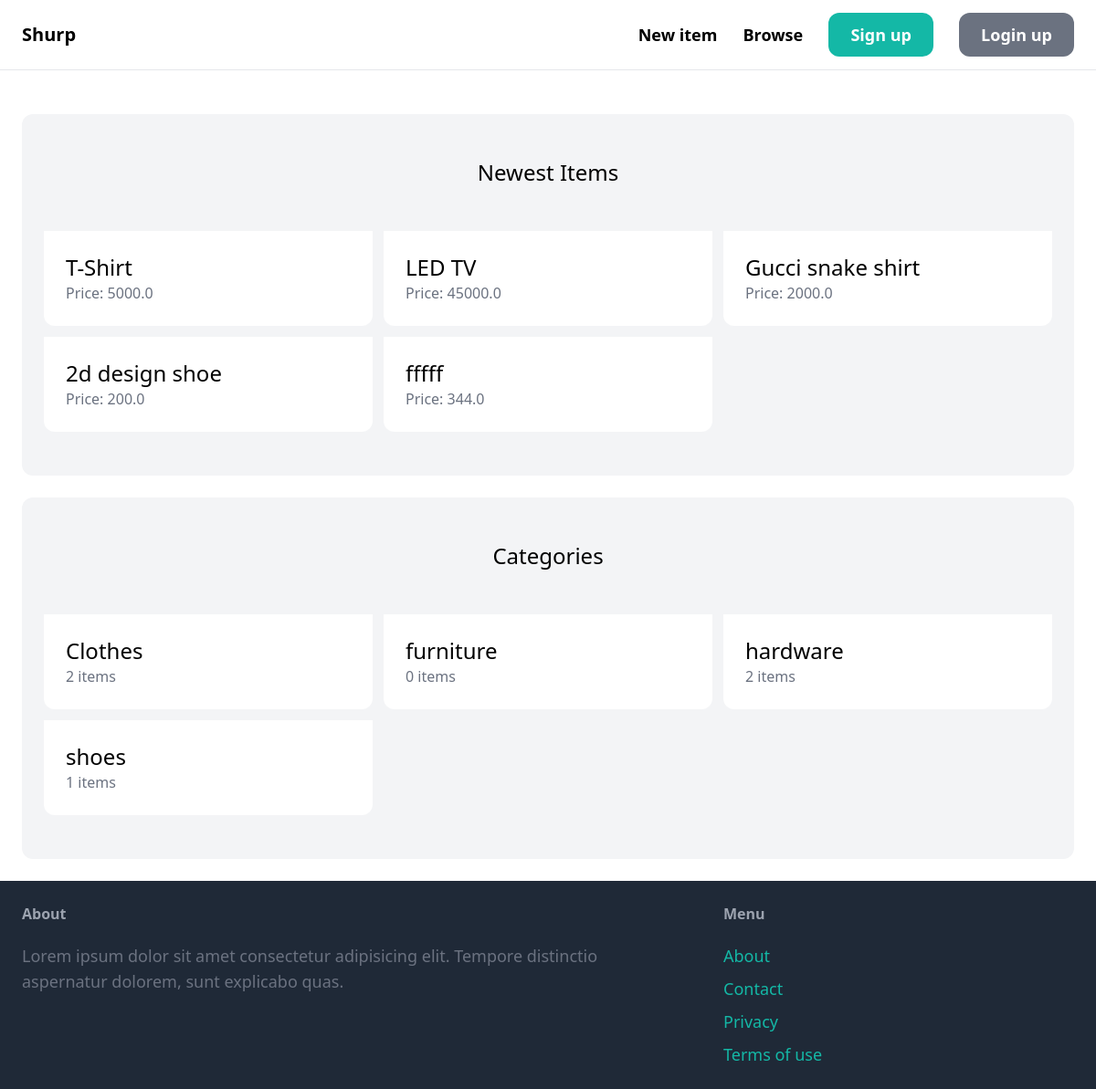
/, run on an earlier commit of the app's database.
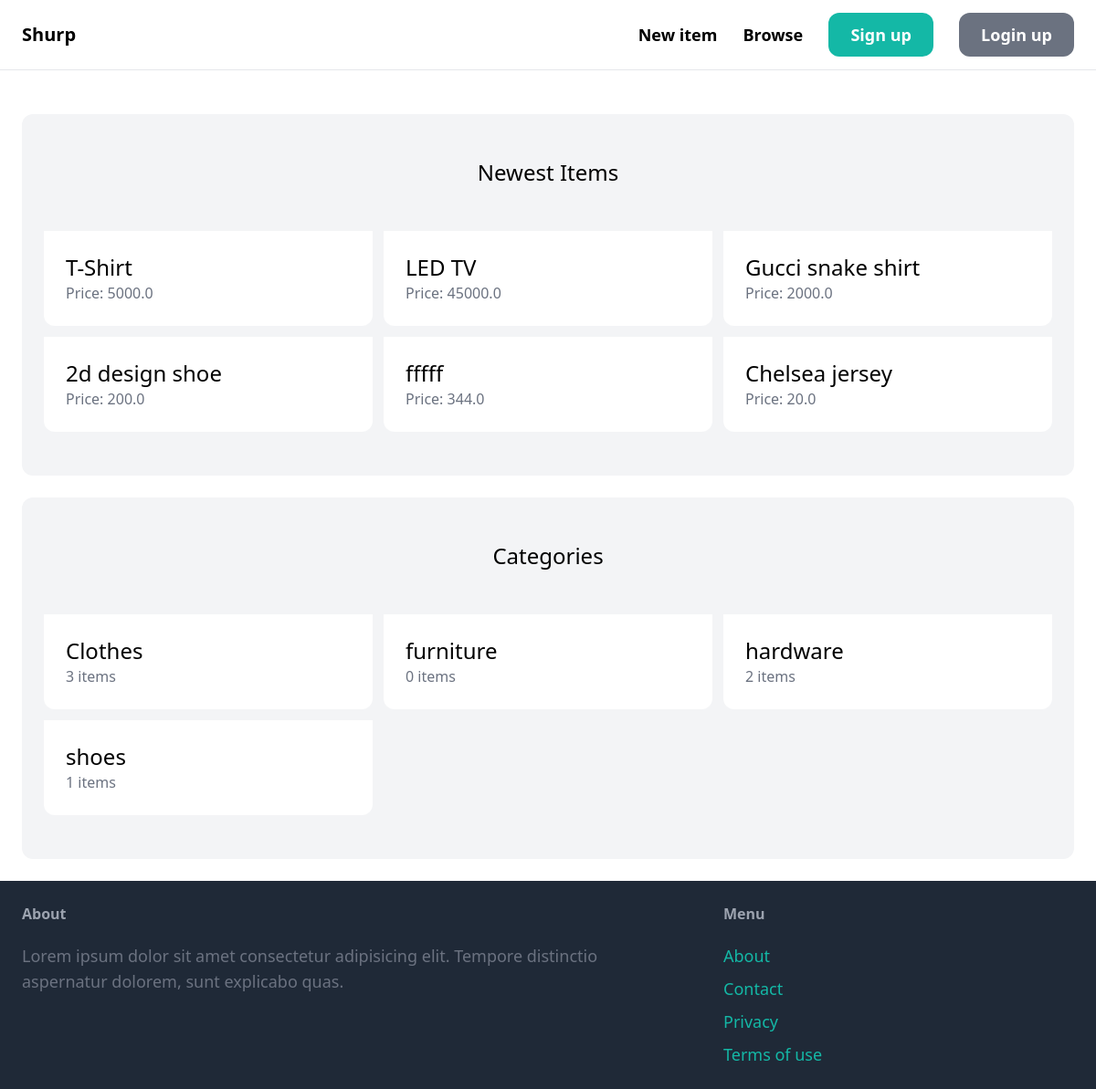
And on a later commit of the database.
### item/models.py (models this page shows, shortened)
class Item(models.Model):
    category = models.ForeignKey(Category, related_name='items', on_delete=models.CASCADE)
    name = models.CharField(max_length=255)
    description = models.TextField(blank=True, null=True)
    price = models.FloatField()
    image = models.ImageField(upload_to='item_images', blank=True,  null=True)
    is_sold = models.BooleanField(default=False)
    created_by = models.ForeignKey(User, related_name='items', on_delete=models.CASCADE)
    created_at = models.DateTimeField(auto_now_add=True)

class Category(models.Model):
    name = models.CharField(max_length=255)
    class Meta:
        ordering = ('name',) #bug was a typo 🤣
        verbose_name_plural = 'Categories'

### core/views.py (the view)
# urls.py: path('', views.index, name="index"),
def index(request):
    items = Item.objects.filter(is_sold=False)[0:6]
    categories = Category.objects.all() #get all categories
    return render(request, 'core/index.html', {
        'categories': categories,
        'items': items,
    })

### core/templates/core/index.html (shortened to what this page needs)
{% extends 'core/base.html' %}
{% block content %}
    <div class="mt-6 px-6 py-12 bg-gray-100 rounded-xl">
        <h2 class="mb-12 text-2xl text-center">Newest Items</h2>
        <div class="grid grid-cols-3 gap-3">
            {% for item in items %}
                <div class="">
                    <a href="{% url 'item:detail' item.id %}">
                        <div class="p-6 bg-white rounded-b-xl">
                            <h2 class="text-2xl">
                                {{ item.name }}
                            </h2>
                            <p class="text-gray-500">Price: {{ item.price }}</p>
                        </div>
                    </a>
                </div>
            {% endfor %}
        </div>
    </div>
    <div class="mt-6 px-6 py-12 bg-gray-100 rounded-xl">
        <h2 class="mb-12 text-2xl text-center">Categories</h2>
        <div class="grid grid-cols-3 gap-3">
            {% for category in categories %}
            <div class="">
                <a href="#">
                    <div class="p-6 bg-white rounded-b-xl">
                        <h2 class="text-2xl">
                            {{ category.name }}
                        </h2>
                        <p class="text-gray-500">{{ category.items.count }} items</p>
                    </div>
                </a>
            </div>
            {% endfor %}
        </div>
    </div>
{% endblock %}

What changed in the data, as far as the page shows it:
added Item: name "Chelsea jersey", price "20.0"
computed for Category "Clothes": items.count "2" → "3"
